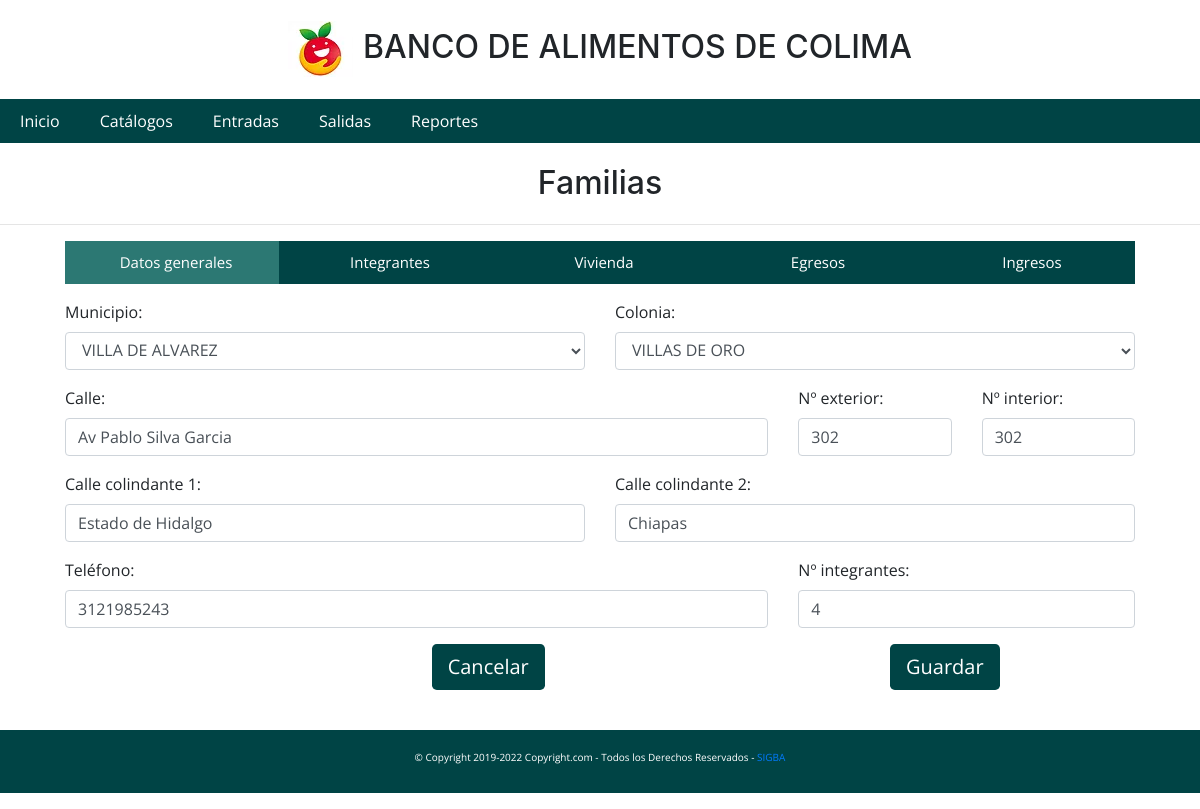
Before: /catalogos/familiasupdate.php?idfamilia=106 with the older database file.
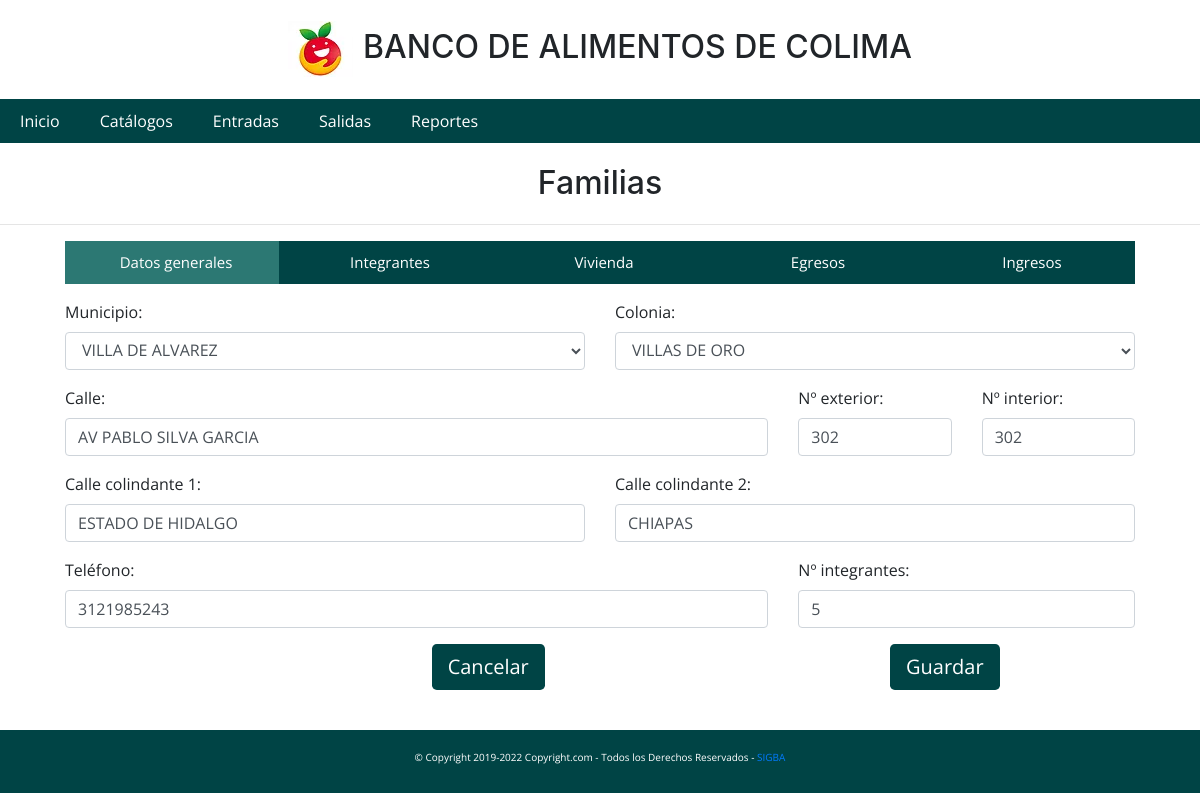
After: the same page with the newer database file.
### tables this page shows
CREATE TABLE `familias` (
  `id` int(11) NOT NULL,
  `calle` varchar(100) DEFAULT NULL,
  `telefono` varchar(10) DEFAULT '',
  `colonia` int(11) DEFAULT NULL,
  `municipio` int(11) DEFAULT NULL,
  `integrantes` varchar(50) DEFAULT '',
  `ingresototal` double(10,2) DEFAULT NULL,
  `num_Interno` varchar(50) DEFAULT NULL,
  `num_Externo` varchar(50) DEFAULT NULL,
  `calle_col1` varchar(50) DEFAULT NULL,
  `calle_col2` varchar(50) DEFAULT NULL,
  `estatus` int(11) NOT NULL
);

CREATE TABLE `municipios` (
  `id` int(11) NOT NULL,
  `nombre` varchar(100) DEFAULT NULL
);

CREATE TABLE `colonias` (
  `id` int(11) NOT NULL,
  `fk_municipio` int(11) DEFAULT NULL,
  `nombre` varchar(100) DEFAULT NULL
);

### catalogos/familiasupdate.php (the view, shortened to what this page needs)
<!DOCTYPE html>
<html lang="en">
<head>
    <link rel="stylesheet" href="../Frameworks/css/estilo.css">
</head>
<body>
    <h1 class="titulo">Familias</h1>
    <hr>
    <div class="tabla-lg">
        <div class="container">
            <div class="row">
                <div class="col-12">
                    <div class="navmenu">
                        <ul class="tabs">
                            <li><a href="#tab1"><span class="fa fa-home"></span><span class="tab-text">Datos
                                        generales</span></a>
                            </li>
                            <li><a href="#tab2"><span class="fa fa-briefcase"></span><span
                                        class="tab-text">Integrantes</span></a>
                            </li>
                            <li><a href="#tab3"><span class="fa fa-group"></span><span
                                        class="tab-text">Vivienda</span></a>
                            </li>
                            <li><a href="#tab4"><span class="fa fa-bookmark"></span><span
                                        class="tab-text">Egresos</span></a>
                            </li>
                            <li><a href="#tab5"><span class="fa fa-briefcase"></span><span
                                        class="tab-text">Ingresos</span></a></li>
                        </ul>
                    </div>
                </div>
            </div>
            <div class="secciones">
                <?php
                $idfam = $_GET['idfamilia'];
                include('procesos/conexion.php');
                $sql = "SELECT * FROM familias where id = $idfam";
                $resultado = mysqli_query($conn,$sql);
                $rows = mysqli_fetch_array($resultado);
                ?>
                <div class="hide" id="tab1">
                    <form action="" id="familias_update">
                        <div class="row">
                            <div class="col-6">
                                <div class="form-group">
                                    <label for="">Municipio:</label>
                                    <?php include('procesos/conexion.php');
                                    $query = "SELECT * FROM municipios";
                                    $resultado = mysqli_query($conn,$query);
                                    ?>
                                    <select id="municipio" class="form-control" onchange="cambiarcolonias()" required>
                                        <?php  while ($municipios = mysqli_fetch_array($resultado)) { ?>
                                        <option value="<?=$municipios['id']?>"
                                            <?php if ($rows['municipio'] == $municipios['id']) { echo "selected";}?>>
                                            <?=$municipios['nombre']?></option>
                                        <?php }?>
                                    </select>
                                </div>
                            </div>
                            <div class="col-6">
                                <div class="form-group">
                                    <label for="">Colonia:</label>
                                    <?php include('procesos/conexion.php');
                                    $idcol = $rows['municipio'];
                                    $queryc = "SELECT * FROM colonias where fk_municipio ='$idcol'";
                                    $resultadoc = mysqli_query($conn,$queryc);
                                    ?>
                                    <select id="colonia" class="form-control" required>
                                        <?php  while ($colonias = mysqli_fetch_array($resultadoc)) { ?>
                                        <option value="<?=$colonias['id']?>"
                                            <?php if ($rows['colonia'] == $colonias['id']) { echo "selected";}?>>
                                            <?=$colonias['nombre']?></option>
                                        <?php }?>
                                    </select>
                                </div>
                            </div>
                        </div>
                        <div class="row">
                            <div class="col-8">
                                <div class="form-group">
                                    <label for="">Calle:</label>
                                    <input type="text" id="calle" value="<?=$rows['calle']?>" class="form-control"
                                        required>
                                </div>
                            </div>
                            <div class="col-2">
                                <div class="form-group">
                                    <label for="">Nº exterior:</label>
                                    <input type="text" id="numext" value="<?=$rows['num_Externo']?>"
                                        class="form-control" required>
                                </div>
                            </div>
                            <div class="col-2">
                                <div class="form-group">
                                    <label for="">Nº interior:</label>
                                    <input type="text" id="numint" value="<?=$rows['num_Interno']?>"
                                        class="form-control" required>
                                </div>
                            </div>
                        </div>
                        <div class="row">
                            <div class="col-6">
                                <div class="form-group">
                                    <label for="">Calle colindante 1:</label>
                                    <input type="text" id="callecol1" value="<?=$rows['calle_col1']?>"
                                        class="form-control" required>
                                </div>
                            </div>
                            <div class="col-6">
                                <div class="form-group">
                                    <label for="">Calle colindante 2:</label>
                                    <input type="text" id="callecol2" value="<?=$rows['calle_col2']?>"
                                        class="form-control" required>
                                </div>
                            </div>
                        </div>
                        <div class="row">
                            <div class="col-8">
                                <div class="form-group">
                                    <label for="">Teléfono:</label>
                                    <input type="text" id="telefono" value="<?=$rows['telefono']?>" class="form-control"
                                        required>
                                </div>
                            </div>
                            <div class="col">
                                <div class="form-group">
                                    <label for="">Nº integrantes:</label>
                                    <input type="number" min="1" max="10" id="integrantes"
                                        value="<?=$rows['integrantes']?>" class="form-control" required>
                                </div>
                            </div>
                        </div>
                        <div class="row">
                            <div class="col-4"></div>
                            <div class="col-3">
                                <a href="familias.php" class="btn btn-lg btn-primary"
                                    title="Ir la página anterior">Cancelar</a>
                            </div>
                            <div class="col-2"></div>
                            <div class="col-3">
                                <button class="btn btn-lg btn-primary" type="submit">Guardar</button>
                            </div>
                        </div>
                    </form>
                </div>
            </div>
        </div>
    </div>
</body>
</html>

### Frameworks/css/estilo.css (style rules this page uses)
* { margin: 0px; padding: 0px; font-family: 'Open Sans', sans-serif; }
.tabla-lg { padding: 0px 50px 30px 50px; }
ul, ol { list-style: none; }
.nave>li { float: left; }
#navegacion { width: 100%; font-family: Arial, Helvetica, sans-serif; height: 44px; background-color: #004445; }
.nave li a { background-color:#004445; color: #fff; text-decoration: none; padding: 10px 20px; display: block; }
.titulo { text-align: center }
.logo { padding-right: 10px; }
#footer { margin-top: 10px; text-align: center; color: #fff; background-color: #004445; font-size: 10px; padding: 20px 0 20px; }
li { list-style-type: none; }
.menu-pegajoso { z-index: 1000; width: 100%; position: sticky; top:0; }
.btn { background-color: #004445; color: white; border: black; }
ul.tabs { width: 100%; background: #004445; list-style: none; display: flex; }
.navmenu>ul { justify-content: space-around; }
ul.tabs li { width: 100%; height: 42.5px }
ul.tabs li a { color: #fff; text-decoration: none; font-size: 15px; text-align: center; display: block; padding: 10px 0px; }
.active { background: #2C7873; }
ul.tabs li a .tab-text { margin-left: 8px; }
.secciones { width: 100%; background: #fff; }

Changed rows visible on the page:
changed familias "VILLA DE ALVAREZ": calle "Av Pablo Silva Garcia" → "AV PABLO SILVA GARCIA"; calle_col1 "Estado de Hidalgo" → "ESTADO DE HIDALGO"; calle_col2 "Chiapas" → "CHIAPAS"; integrantes "4" → "5"
